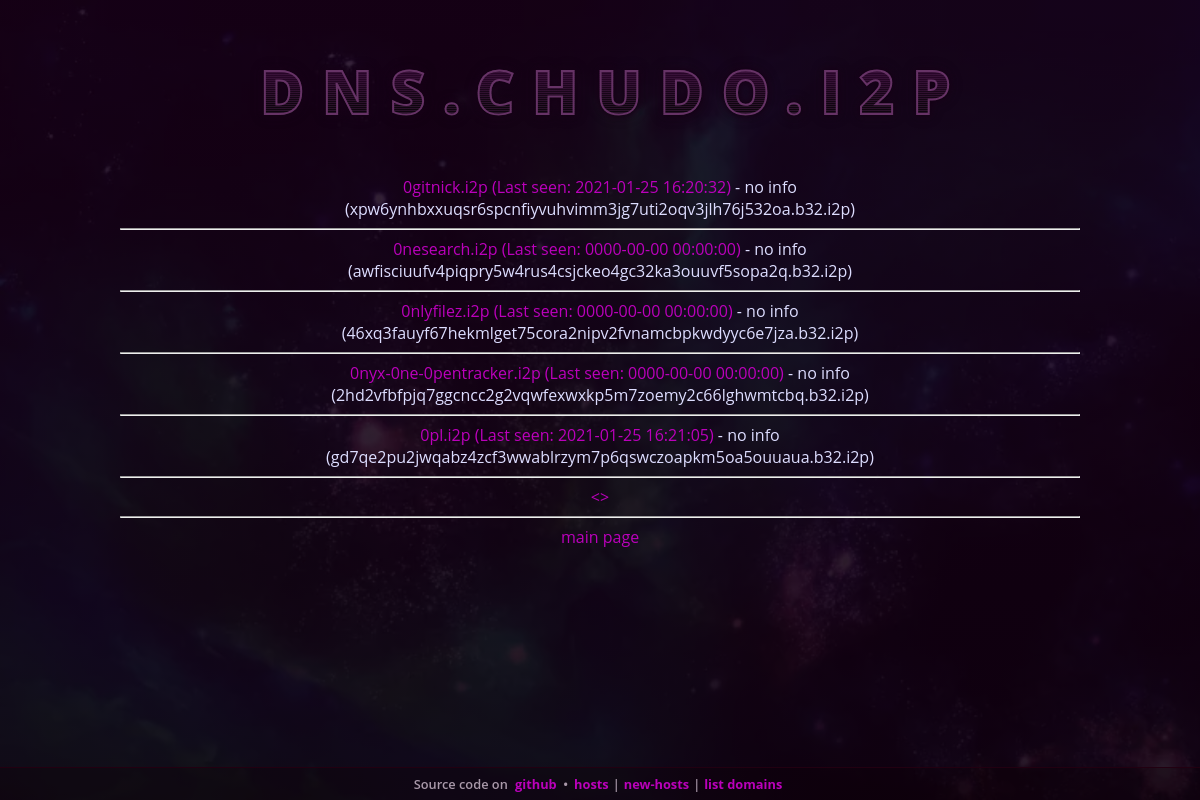
Screenshot of /list_domains.php?o=10 with the database file from the repository.
### tables this page shows
CREATE TABLE `domains` (
  `host` varchar(255) DEFAULT NULL,
  `description` text DEFAULT NULL,
  `b64` text DEFAULT NULL
);

CREATE TABLE `cache_online` (
  `domain` varchar(255) DEFAULT NULL,
  `status` tinyint(1) DEFAULT NULL,
  `last_request` timestamp NOT NULL DEFAULT current_timestamp(),
  `last_online` timestamp NOT NULL DEFAULT '0000-00-00 00:00:00'
);

### classes/addressbook_class_mysql.php (called while the page is built, shortened)
<?php
	require_once("base64_class.php");
	class addressbook_service{
		protected function escapeString($t,$is_sqlite=false){
			return $this->db->real_escape_string($t);
		}
		public function __construct(){
			$this->db = new mysqli(DB_HOST, DB_USER, DB_PASS, DB_DB);
		}
		protected function createTablesIfNotExists(){
			$this->db->query('CREATE TABLE IF NOT EXISTS domains (host varchar(255), description TEXT, b64 TEXT);');
			$this->db->query('CREATE TABLE IF NOT EXISTS tmp_files (host varchar(255), namefile varchar(255));');
		}
		public function getDomains($a=0,$b=15){
			$a = intval($a);
			$b = intval($b);
			$results = $this->db->query("SELECT * FROM domains LIMIT $a,$b");
			$ret=array();
			while ($row = $results->fetch_array()) {
			    $ret[] = $row;
			}
			return $ret;
		}
		public function existOnlineStatus($domain){
			$domain = $this->escapeString($domain);
			$res=$this->db->query("SELECT * FROM cache_online WHERE domain='$domain'");
			$row = $res->fetch_array();
			if ($row)
				return $row;
			return false;
		}
	};
?>

### classes/base64_class.php (called while the page is built, shortened)
<?php
class b32_b64 {
  private $b64Trans = array("-" => "+", "~" => "/");
  private $b32alphabet = 'abcdefghijklmnopqrstuvwxyz234567';
  private function b32encode(string $data): string
  {
    $data = str_split($data);
    $binary = implode("", array_map(function ($character) {
      return sprintf("%08b", ord($character));
    }, $data));
    $binary = str_split($binary, 5);
    $last = array_pop($binary);
    if (null !== $last) {
      $binary[] = str_pad($last, 5, "0", STR_PAD_RIGHT);
    }
    $encoded = implode("", array_map(function ($fivebits) {
      $index = bindec($fivebits);
      return $this->b32alphabet[$index];
    }, $binary));
    return $encoded;
  }
  public function b32from64(string $data): string
  {
    $bytes = base64_decode(strtr($data, $this->b64Trans));
    return $this->b32encode(hash('sha256', $bytes, true));
  }
}

### list_domains.php (the view, shortened to what this page needs)
<?php include('templates/header.php');?>
<?php
function request(){
		require_once("classes/base64_class.php");
		require_once('classes/addressbook_class_mysql.php');
		$addressbook = new addressbook_service();
		$offset=0;
		if( isset($_GET['o']) ){
			$offset = intval($_GET['o']);
		}
		$domains=$addressbook->getDomains($offset, 5);
		echo "<div id='domains'>";
		foreach( $domains as $value){
		 $host=$value['host'];
		 $b64=$value['b64'];
		 $desc=$value['description'];
		 $cache_online=$addressbook->existOnlineStatus($host);
		 $last_online=$cache_online['last_online'];
		 $b32 = (new b32_b64())->b32from64($b64) . ".b32.i2p";
		 if( !strlen($desc) ) $desc = "no info";
		 echo "<a href='http://$host/?i2paddresshelper=$b64'>$host (Last seen: $last_online)</a> - $desc  <br/>($b32)<hr/>";
		}
		$np=$offset+5;
		$bp=$offset-5;
		if($offset) print( "<a href='?o=$bp'>&lt;</a>" );
		echo "<a href='?o=$np'>&gt;</a><hr/><a href=index.php>main page</a>";
		echo "</div>";
		return true;
	}
request();
?>
<?php include('templates/footer.php');?>

### css/css.css (style rules this page uses)
html, body { min-height: 100%; }
html { color: #ddf; background: linear-gradient(to bottom, rgba(24,0,24,.85), rgba(16,0,16,.9)), url(chudo.webp) center center no-repeat; background-size: 100% 100%, cover; }
body { margin: 5% 10% 48px; font-size: 12pt; font-family: Open Sans, Ubuntu Sans, Segoe UI, sans-serif; }
a:link, a:visited { color:#b0b; text-decoration: none; }
#domains { text-align:center; }

### rows the page displays
domains: host "0gitnick.i2p", cache_online.last_online "2021-01-25 16:20:32", description "no info", b64 "xpw6ynhbxxuqsr6spcnfiyvuhvimm3jg7uti2oqv3jlh76j532oa.b32.i2p"
domains: host "0nesearch.i2p", cache_online.last_online "0000-00-00 00:00:00", description "no info", b64 "awfisciuufv4piqpry5w4rus4csjckeo4gc32ka3ouuvf5sopa2q.b32.i2p"
domains: host "0nlyfilez.i2p", cache_online.last_online "0000-00-00 00:00:00", description "no info", b64 "46xq3fauyf67hekmlget75cora2nipv2fvnamcbpkwdyyc6e7jza.b32.i2p"
domains: host "0nyx-0ne-0pentracker.i2p", cache_online.last_online "0000-00-00 00:00:00", description "no info", b64 "2hd2vfbfpjq7ggcncc2g2vqwfexwxkp5m7zoemy2c66lghwmtcbq.b32.i2p"
domains: host "0pl.i2p", cache_online.last_online "2021-01-25 16:21:05", description "no info", b64 "gd7qe2pu2jwqabz4zcf3wwablrzym7p6qswczoapkm5oa5ouuaua.b32.i2p"

### other values shown
BRANDNAME "DNS.CHUDO.I2P"
